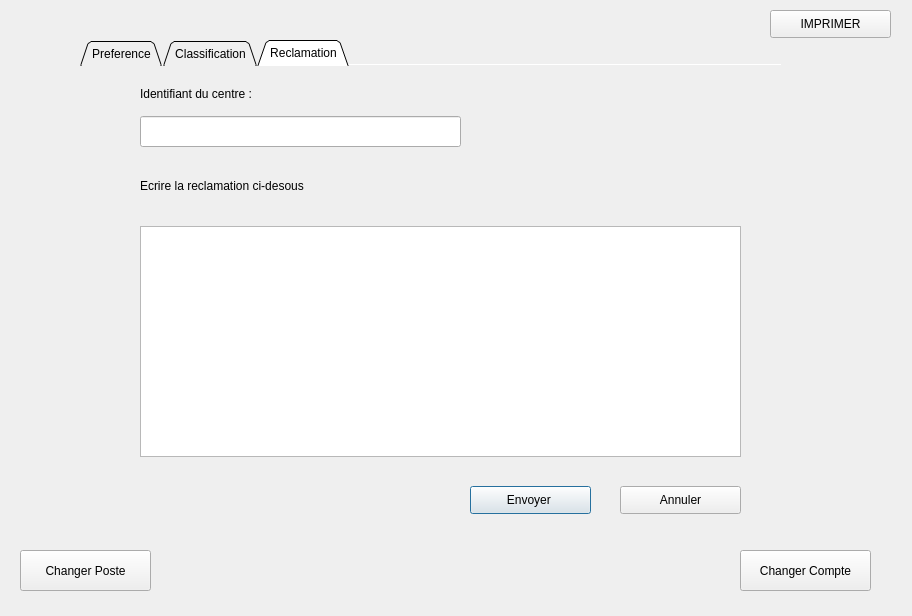
<?xml version="1.0" encoding="UTF-8"?>
<ui version="4.0">
 <class>Gestion</class>
 <widget class="QDialog" name="Gestion">
  <property name="geometry">
   <rect>
    <x>0</x>
    <y>0</y>
    <width>912</width>
    <height>616</height>
   </rect>
  </property>
  <property name="windowTitle">
   <string>Gestion Abonne</string>
  </property>
  <widget class="QTabWidget" name="tabWidget">
   <property name="enabled">
    <bool>true</bool>
   </property>
   <property name="geometry">
    <rect>
     <x>80</x>
     <y>40</y>
     <width>701</width>
     <height>491</height>
    </rect>
   </property>
   <property name="maximumSize">
    <size>
     <width>701</width>
     <height>491</height>
    </size>
   </property>
   <property name="focusPolicy">
    <enum>Qt::TabFocus</enum>
   </property>
   <property name="autoFillBackground">
    <bool>false</bool>
   </property>
   <property name="tabShape">
    <enum>QTabWidget::Triangular</enum>
   </property>
   <property name="currentIndex">
    <number>2</number>
   </property>
   <property name="iconSize">
    <size>
     <width>100</width>
     <height>100</height>
    </size>
   </property>
   <property name="elideMode">
    <enum>Qt::ElideNone</enum>
   </property>
   <property name="usesScrollButtons">
    <bool>true</bool>
   </property>
   <property name="documentMode">
    <bool>true</bool>
   </property>
   <property name="tabsClosable">
    <bool>false</bool>
   </property>
   <property name="movable">
    <bool>false</bool>
   </property>
   <widget class="QWidget" name="Preference">
    <attribute name="title">
     <string>Preference</string>
    </attribute>
    <widget class="QLabel" name="label_3">
     <property name="geometry">
      <rect>
       <x>30</x>
       <y>30</y>
       <width>171</width>
       <height>41</height>
      </rect>
     </property>
     <property name="frameShape">
      <enum>QFrame::NoFrame</enum>
     </property>
     <property name="text">
      <string>Critère de recherche</string>
     </property>
     <property name="textFormat">
      <enum>Qt::RichText</enum>
     </property>
    </widget>
    <widget class="QComboBox" name="comboBox_preference">
     <property name="geometry">
      <rect>
       <x>30</x>
       <y>70</y>
       <width>281</width>
       <height>31</height>
      </rect>
     </property>
     <property name="currentText">
      <string>Cliquer pour choisir le critére</string>
     </property>
     <item>
      <property name="text">
       <string>Cliquer pour choisir le critére</string>
      </property>
     </item>
     <item>
      <property name="text">
       <string>Adresse</string>
      </property>
     </item>
     <item>
      <property name="text">
       <string>Age</string>
      </property>
     </item>
     <item>
      <property name="text">
       <string>Sexe</string>
      </property>
     </item>
     <item>
      <property name="text">
       <string>Niveau d'etude</string>
      </property>
     </item>
    </widget>
    <widget class="QTableView" name="tab_preference">
     <property name="geometry">
      <rect>
       <x>10</x>
       <y>150</y>
       <width>681</width>
       <height>291</height>
      </rect>
     </property>
    </widget>
    <widget class="QLineEdit" name="lineEdit_Preference">
     <property name="geometry">
      <rect>
       <x>340</x>
       <y>70</y>
       <width>321</width>
       <height>31</height>
      </rect>
     </property>
    </widget>
   </widget>
   <widget class="QWidget" name="Classification">
    <attribute name="title">
     <string>Classification</string>
    </attribute>
    <widget class="QLabel" name="label_5">
     <property name="geometry">
      <rect>
       <x>40</x>
       <y>40</y>
       <width>171</width>
       <height>41</height>
      </rect>
     </property>
     <property name="frameShape">
      <enum>QFrame::NoFrame</enum>
     </property>
     <property name="text">
      <string>Classer Selon : </string>
     </property>
     <property name="textFormat">
      <enum>Qt::RichText</enum>
     </property>
    </widget>
    <widget class="QRadioButton" name="radioButton_Nom">
     <property name="geometry">
      <rect>
       <x>140</x>
       <y>130</y>
       <width>251</width>
       <height>21</height>
      </rect>
     </property>
     <property name="text">
      <string>Ordre Alphabitique des noms</string>
     </property>
    </widget>
    <widget class="QRadioButton" name="radioButton_AGEASC">
     <property name="geometry">
      <rect>
       <x>140</x>
       <y>50</y>
       <width>231</width>
       <height>21</height>
      </rect>
     </property>
     <property name="text">
      <string>Ordre d'age croissant  </string>
     </property>
    </widget>
    <widget class="QTableView" name="tab_classification">
     <property name="geometry">
      <rect>
       <x>30</x>
       <y>180</y>
       <width>621</width>
       <height>251</height>
      </rect>
     </property>
    </widget>
    <widget class="QRadioButton" name="radioButton_AGEDESC">
     <property name="geometry">
      <rect>
       <x>390</x>
       <y>50</y>
       <width>261</width>
       <height>21</height>
      </rect>
     </property>
     <property name="text">
      <string>Ordre d'age decroissant  </string>
     </property>
    </widget>
    <widget class="QRadioButton" name="radioButton_ETUDEASC">
     <property name="geometry">
      <rect>
       <x>140</x>
       <y>90</y>
       <width>231</width>
       <height>21</height>
      </rect>
     </property>
     <property name="text">
      <string>Ordre du niveau d'etude croissant</string>
     </property>
    </widget>
    <widget class="QRadioButton" name="radioButton_ETUDEDESC">
     <property name="geometry">
      <rect>
       <x>390</x>
       <y>90</y>
       <width>231</width>
       <height>21</height>
      </rect>
     </property>
     <property name="text">
      <string>Ordre du niveau d'etude decroissant</string>
     </property>
    </widget>
   </widget>
   <widget class="QWidget" name="Reclamation">
    <attribute name="title">
     <string>Reclamation</string>
    </attribute>
    <widget class="QPushButton" name="pushButton_EnvoyerReclamation">
     <property name="geometry">
      <rect>
       <x>390</x>
       <y>420</y>
       <width>121</width>
       <height>28</height>
      </rect>
     </property>
     <property name="text">
      <string>Envoyer </string>
     </property>
    </widget>
    <widget class="QPushButton" name="pushButton_AnnulerRec">
     <property name="geometry">
      <rect>
       <x>540</x>
       <y>420</y>
       <width>121</width>
       <height>28</height>
      </rect>
     </property>
     <property name="text">
      <string>Annuler</string>
     </property>
    </widget>
    <widget class="QLabel" name="label_4">
     <property name="geometry">
      <rect>
       <x>60</x>
       <y>100</y>
       <width>201</width>
       <height>41</height>
      </rect>
     </property>
     <property name="frameShape">
      <enum>QFrame::NoFrame</enum>
     </property>
     <property name="text">
      <string>Ecrire la reclamation ci-desous</string>
     </property>
     <property name="textFormat">
      <enum>Qt::RichText</enum>
     </property>
    </widget>
    <widget class="QTextEdit" name="textEdit_reclamation">
     <property name="geometry">
      <rect>
       <x>60</x>
       <y>160</y>
       <width>601</width>
       <height>231</height>
      </rect>
     </property>
     <property name="html">
      <string>&lt;!DOCTYPE HTML PUBLIC &quot;-//W3C//DTD HTML 4.0//EN&quot; &quot;http://www.w3.org/TR/REC-html40/strict.dtd&quot;&gt;
&lt;html&gt;&lt;head&gt;&lt;meta name=&quot;qrichtext&quot; content=&quot;1&quot; /&gt;&lt;style type=&quot;text/css&quot;&gt;
p, li { white-space: pre-wrap; }
&lt;/style&gt;&lt;/head&gt;&lt;body style=&quot; font-family:'MS Shell Dlg 2'; font-size:7.8pt; font-weight:400; font-style:normal;&quot;&gt;
&lt;p style=&quot;-qt-paragraph-type:empty; margin-top:0px; margin-bottom:0px; margin-left:0px; margin-right:0px; -qt-block-indent:0; text-indent:0px;&quot;&gt;&lt;br /&gt;&lt;/p&gt;&lt;/body&gt;&lt;/html&gt;</string>
     </property>
    </widget>
    <widget class="QLineEdit" name="lineEdit_ID_C">
     <property name="geometry">
      <rect>
       <x>60</x>
       <y>50</y>
       <width>321</width>
       <height>31</height>
      </rect>
     </property>
    </widget>
    <widget class="QLabel" name="label">
     <property name="geometry">
      <rect>
       <x>60</x>
       <y>20</y>
       <width>161</width>
       <height>16</height>
      </rect>
     </property>
     <property name="text">
      <string>Identifiant du centre :</string>
     </property>
    </widget>
   </widget>
  </widget>
  <widget class="QPushButton" name="pushButton_changePoste">
   <property name="geometry">
    <rect>
     <x>20</x>
     <y>550</y>
     <width>131</width>
     <height>41</height>
    </rect>
   </property>
   <property name="text">
    <string>Changer Poste</string>
   </property>
  </widget>
  <widget class="QPushButton" name="pushButton_changeCompte">
   <property name="geometry">
    <rect>
     <x>740</x>
     <y>550</y>
     <width>131</width>
     <height>41</height>
    </rect>
   </property>
   <property name="text">
    <string>Changer Compte</string>
   </property>
  </widget>
  <widget class="QPushButton" name="pushButton_IMPRIME">
   <property name="geometry">
    <rect>
     <x>770</x>
     <y>10</y>
     <width>121</width>
     <height>28</height>
    </rect>
   </property>
   <property name="text">
    <string>IMPRIMER</string>
   </property>
  </widget>
 </widget>
 <resources/>
 <connections/>
</ui>
